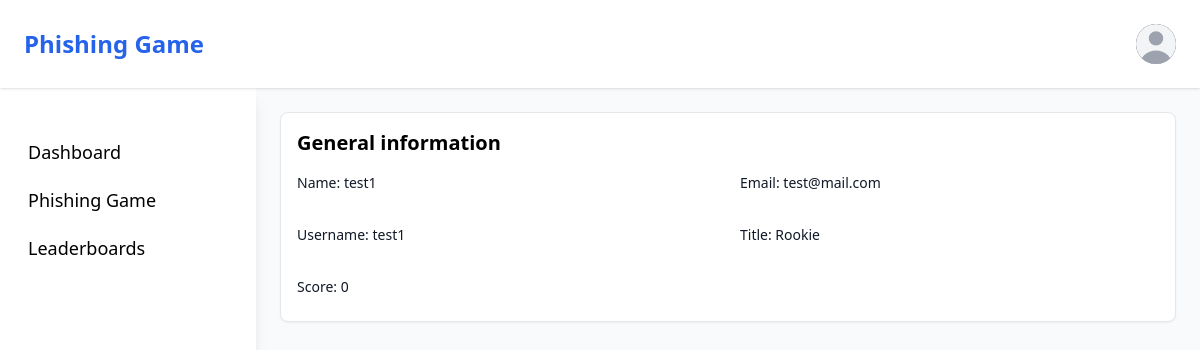
Screenshot of /profile (signed in) with the database file from the repository.
### tables this page shows
CREATE TABLE users (
            id INTEGER PRIMARY KEY AUTOINCREMENT,
            username TEXT NOT NULL UNIQUE,
            password TEXT NOT NULL,
            email TEXT NOT NULL UNIQUE,
            name TEXT NOT NULL,
            title TEXT NOT NULL,
            score TEXT NOT NULL
        );

### app.py (the view)
@app.route('/profile')
def profile():
    if 'username' in session:
        conn = sqlite3.connect('users.db')
        cur = conn.cursor()
        cur.execute('SELECT * FROM users WHERE username = ?', (session['username'],))
        user = cur.fetchone()
        conn.close()
        return render_template('profile.html', user=user)
    return redirect(url_for('login'))

### templates/profile.html (shortened to what this page needs)
{% extends "base.html" %}
{% block content %}
<div class="col-span-full xl:col-auto">
    <div class="col-span-2">
        <div class="p-4 mb-4 bg-white border border-gray-200 rounded-lg shadow-sm 2xl:col-span-2 ">
            <h3 class="mb-4 text-xl font-semibold white:text-dark">General information</h3>
            <form action="#">
                <div class="grid grid-cols-6 gap-6">
                    <div class="col-span-6 sm:col-span-3">
                        <label for="first-name" class="block mb-2 text-sm font-medium text-gray-900 white:text-dark">Name: {{ user[1]}}</label>
                    </div>
                    <div class="col-span-6 sm:col-span-3">
                        <label for="last-name" class="block mb-2 text-sm font-medium text-gray-900 white:text-dark">Email: {{user[3]}}</label>
                    </div>
                    <div class="col-span-6 sm:col-span-3">
                        <label for="country" class="block mb-2 text-sm font-medium text-gray-900 white:text-dark">Username: {{user[4]}}</label>
                    </div>
                    <div class="col-span-6 sm:col-span-3">
                        <label for="city" class="block mb-2 text-sm font-medium text-gray-900 white:text-dark">Title: {{user[5]}}</label>
                    </div>
                    <div class="col-span-6 sm:col-span-3">
                        <label for="address" class="block mb-2 text-sm font-medium text-gray-900 white:text-dark">Score: {{user[6]}}</label>
                    </div>
                </div>
            </form>
        </div>
    </div>
</div>
{% endblock %}

### rows the page displays
users: username "test1", email "test@mail.com", name "test1", title "Rookie", score "0"
